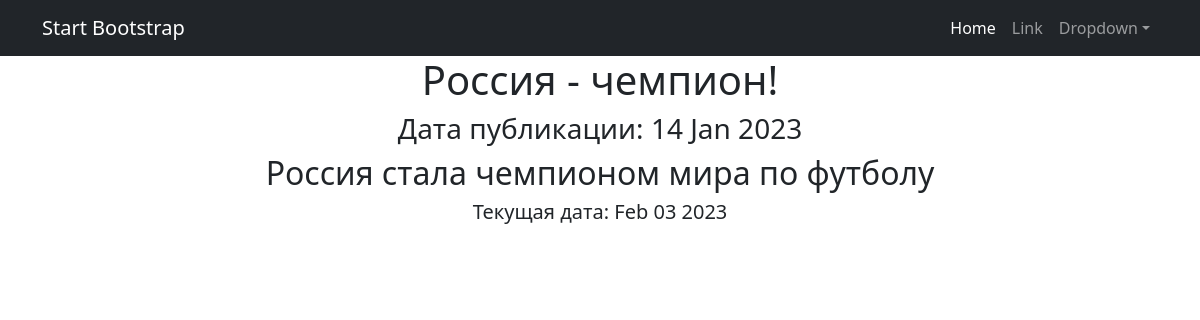
Screenshot of /news/1 with the database file from the repository.
### news/models.py (models this page shows, shortened)
class Post(models.Model):
    heading = models.CharField(max_length=100)
    text = models.CharField(max_length=1000)
    author = models.ForeignKey(Author, on_delete=models.CASCADE)
    type = models.CharField(max_length=2,
                            choices=TYPES)
    create_time = models.DateTimeField(auto_now_add=True)
    rating = models.IntegerField(default=0)
    category = models.ManyToManyField(Category, through='PostCategory')

### news/views.py (the view)
# urls.py: path('<int:pk>', PostDetail.as_view(), name='post_detail'),
class PostDetail(DetailView):
    model = Post
    template_name = 'post.html'
    context_object_name = 'post'
    def get_context_data(self, **kwargs):
        context = super().get_context_data(**kwargs)
        context['time_now'] = datetime.utcnow()
        return context

### news/templatetags/custom_filters.py (called while the page is built)
@register.filter()
def censor(text):
   filtered_text = text.replace('редиска', 'р***')
   return f'{filtered_text}'

### templates/post.html (shortened to what this page needs)
{% extends 'flatpages/default.html' %}
{% load custom_filters %}
{% block content %}
<h1>{{ post.heading }}</h1>
<h3>Дата публикации: {{ post.create_time|date:'d M Y' }}</h3>
<h2>{{ post.text|censor }}</h2>
<h5>Текущая дата: {{ time_now|date:'M d Y' }}</h5>
{% endblock content %}

### rows the page displays
Post: heading "Россия - чемпион!", create_time "14 Jan 2023", text|censor "Россия стала чемпионом мира по футболу"

### other values shown
{{ time_now|date:'M d Y' }} "Feb 03 2023"
